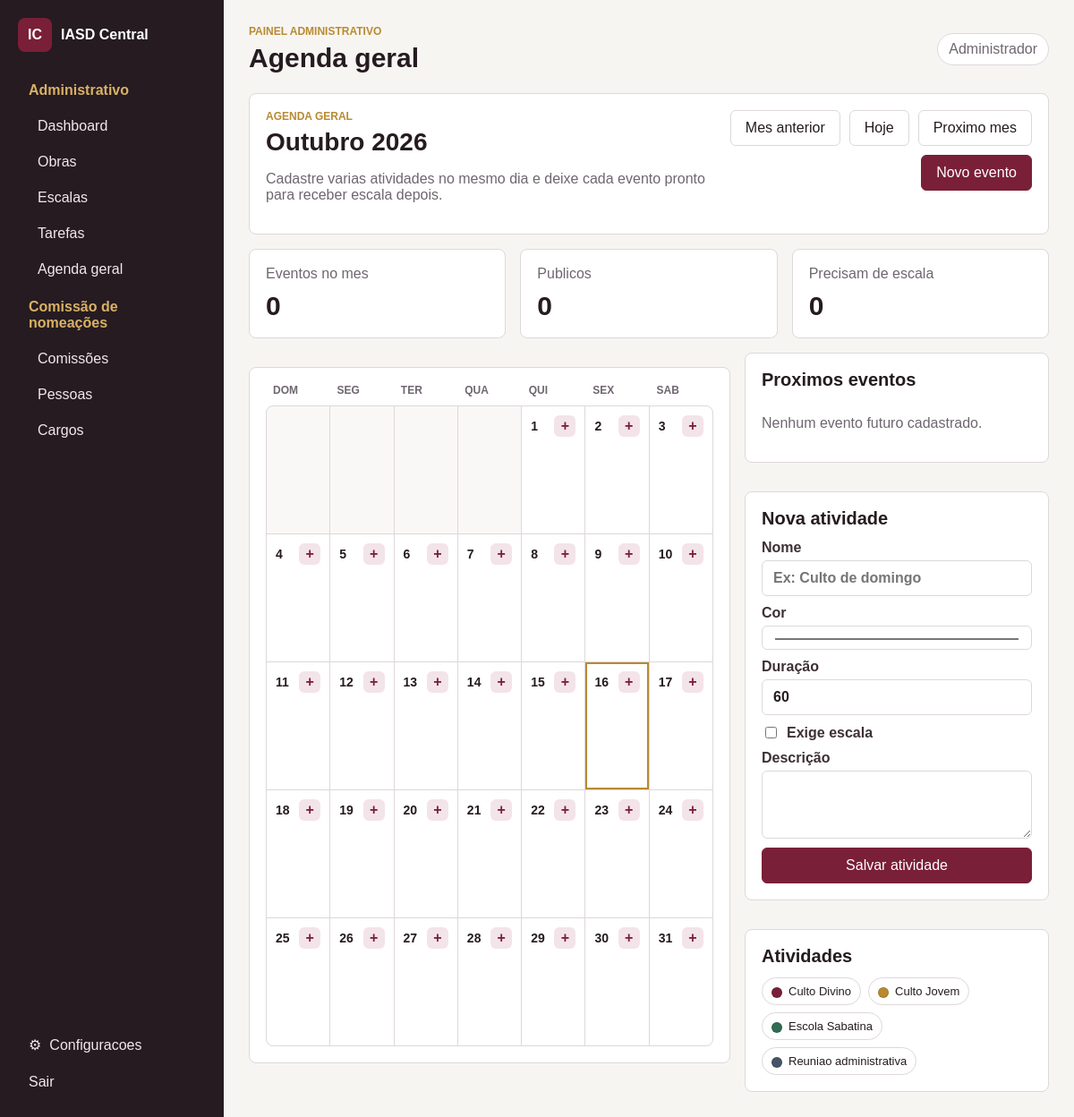
/agenda (signed in), run on the app's committed database.
### tables this page shows
CREATE TABLE IF NOT EXISTS menus (
  id INT(11) UNSIGNED NOT NULL,
  id_menu_pai INT(11) UNSIGNED NULL DEFAULT NULL,
  nome VARCHAR(120) NOT NULL,
  descricao VARCHAR(255) NULL DEFAULT NULL,
  rota VARCHAR(255) NOT NULL DEFAULT '',
  icone VARCHAR(80) NULL DEFAULT NULL,
  ordem INT(11) NOT NULL DEFAULT 0,
  status ENUM('Ativo','Inativo') NOT NULL DEFAULT 'Ativo',
  tipo ENUM('Separador','Tela') NOT NULL DEFAULT 'Tela',
  nivel VARCHAR(40) NULL DEFAULT NULL,
  chave_permissao VARCHAR(80) NULL DEFAULT NULL,
  created_at TIMESTAMP NULL DEFAULT NULL,
  updated_at TIMESTAMP NULL DEFAULT NULL,
  PRIMARY KEY (id),
  KEY menus_id_menu_pai_index (id_menu_pai),
  KEY menus_status_ordem_index (status, ordem),
  CONSTRAINT menus_id_menu_pai_foreign FOREIGN KEY (id_menu_pai) REFERENCES menus(id) ON DELETE SET NULL
);

CREATE TABLE IF NOT EXISTS users (
  id BIGINT UNSIGNED NOT NULL AUTO_INCREMENT,
  name VARCHAR(160) NOT NULL,
  username VARCHAR(80) NOT NULL,
  password VARCHAR(255) NOT NULL,
  status ENUM('Ativo','Inativo') NOT NULL DEFAULT 'Ativo',
  created_at TIMESTAMP NULL DEFAULT NULL,
  updated_at TIMESTAMP NULL DEFAULT NULL,
  PRIMARY KEY (id),
  UNIQUE KEY users_username_unique (username)
);

CREATE TABLE IF NOT EXISTS agenda_atividades (
  id BIGINT UNSIGNED NOT NULL AUTO_INCREMENT,
  nome VARCHAR(140) NOT NULL,
  descricao TEXT NULL,
  cor VARCHAR(7) NOT NULL DEFAULT '#7a1f38',
  duracao_padrao_minutos SMALLINT UNSIGNED NULL DEFAULT NULL,
  exige_escala TINYINT(1) NOT NULL DEFAULT 0,
  status ENUM('Ativa','Inativa') NOT NULL DEFAULT 'Ativa',
  created_by BIGINT UNSIGNED NULL DEFAULT NULL,
  created_at TIMESTAMP NULL DEFAULT NULL,
  updated_at TIMESTAMP NULL DEFAULT NULL,
  PRIMARY KEY (id),
  UNIQUE KEY agenda_atividades_nome_unique (nome),
  KEY agenda_atividades_status_index (status),
  KEY agenda_atividades_created_by_foreign (created_by),
  CONSTRAINT agenda_atividades_created_by_foreign FOREIGN KEY (created_by) REFERENCES users(id) ON DELETE SET NULL
);

### resources/views/layouts/app.php (the view, shortened to what the rows shown need)
<?php
$user = $user ?? null;
$menus = $menus ?? [];
$templateSettings = (new SettingsRepository())->all();
$fontFamilies = ['Arial' => 'Arial, Helvetica, sans-serif', 'Inter' => 'Inter, Arial, sans-serif', 'Georgia' => 'Georgia, serif', 'System' => 'system-ui, sans-serif'];
$templateFont = $fontFamilies[$templateSettings['font_family']] ?? $fontFamilies['Arial'];
?>
<!doctype html>
<html lang="<?= e($templateSettings['language']) ?>">
<head>
    <link rel="stylesheet" href="<?= asset('css/app.css') ?>">
</head>
<body class="admin-body density-<?= e($templateSettings['layout_density']) ?> theme-<?= e($templateSettings['theme_mode']) ?>" style="--brand: <?= e($templateSettings['brand_color']) ?>; --sidebar-bg: <?= e($templateSettings['sidebar_color']) ?>; --sidebar-width: <?= e($templateSettings['sidebar_width']) ?>px; --app-font: <?= e($templateFont) ?>;">
<aside class="sidebar" id="sidebar">
    <a class="brand" href="<?= url($user ? '/dashboard' : '/') ?>"><span>IC</span><strong>IASD Central</strong></a>
    <nav>
        <?php foreach ($menus as $item): ?>
            <?php if (($item['tipo'] ?? '') === 'Tela'): ?>
                <a href="<?= url((string) $item['rota']) ?>"><?= e($item['nome']) ?></a>
            <?php else: ?>
                <div class="nav-group">
                    <span><?= e($item['nome']) ?></span>
                    <?php foreach (($item['children'] ?? []) as $child): ?>
                        <a href="<?= url((string) $child['rota']) ?>"><?= e($child['nome']) ?></a>
                    <?php endforeach; ?>
                </div>
            <?php endif; ?>
        <?php endforeach; ?>
    </nav>
    <div class="sidebar-footer">
        <?php if ($user): ?>
            <a class="settings-link" href="<?= url('/configuracoes') ?>"><span aria-hidden="true">&#9881;</span> Configuracoes</a>
            <form method="post" action="<?= url('/logout') ?>"><?= Csrf::field() ?><button class="link-button">Sair</button></form>
        <?php else: ?>
            <a class="settings-link" href="<?= url('/') ?>">Voltar ao site</a>
        <?php endif; ?>
    </div>
</aside>
<main class="main">
    <header class="topbar">
        <div>
            <span class="eyebrow">Painel administrativo</span>
            <h1><?= e($title ?? 'Painel') ?></h1>
        </div>
        <span class="user-chip"><?= e($user['name'] ?? 'Acesso direto') ?></span>
    </header>
    <?= $content ?>
</main>
</body>
</html>

### resources/views/modules/agenda/index.php (shortened to what the rows shown need)
<?php
$monthTime = strtotime($month . '-01');
$prevMonth = date('Y-m', strtotime('-1 month', $monthTime));
$nextMonth = date('Y-m', strtotime('+1 month', $monthTime));
$monthLabel = strtr(date('F Y', $monthTime), [
    'January' => 'Janeiro', 'February' => 'Fevereiro', 'March' => 'Marco', 'April' => 'Abril',
    'May' => 'Maio', 'June' => 'Junho', 'July' => 'Julho', 'August' => 'Agosto',
    'September' => 'Setembro', 'October' => 'Outubro', 'November' => 'Novembro', 'December' => 'Dezembro',
]);
$weekdays = ['Dom', 'Seg', 'Ter', 'Qua', 'Qui', 'Sex', 'Sab'];
?>
<section class="agenda-toolbar panel no-margin">
    <div>
        <span class="eyebrow">Agenda geral</span>
        <h2><?= e($monthLabel) ?></h2>
        <p class="muted">Cadastre varias atividades no mesmo dia e deixe cada evento pronto para receber escala depois.</p>
    </div>
    <div class="toolbar-actions">
        <a class="button" href="<?= url('/agenda?mes=' . $prevMonth) ?>">Mes anterior</a>
        <a class="button" href="<?= url('/agenda?mes=' . date('Y-m')) ?>">Hoje</a>
        <a class="button" href="<?= url('/agenda?mes=' . $nextMonth) ?>">Proximo mes</a>
        <a class="button primary" href="<?= url('/agenda/create') ?>">Novo evento</a>
    </div>
</section>
<section class="grid cards-3 agenda-summary">
    <article class="card"><span>Eventos no mes</span><strong><?= e($summary['eventos'] ?? 0) ?></strong></article>
    <article class="card"><span>Publicos</span><strong><?= e($summary['publicos'] ?? 0) ?></strong></article>
    <article class="card"><span>Precisam de escala</span><strong><?= e($summary['com_escala'] ?? 0) ?></strong></article>
</section>
<section class="agenda-layout">
    <div class="agenda-calendar panel">
        <div class="calendar-weekdays">
            <?php foreach ($weekdays as $weekday): ?><span><?= e($weekday) ?></span><?php endforeach; ?>
        </div>
        <div class="calendar-grid">
            <?php foreach ($calendar as $day): ?>
                <?php if ($day === null): ?>
                    <div class="calendar-day empty"></div>
                <?php else: ?>
                    <div class="calendar-day <?= $day['date'] === date('Y-m-d') ? 'today' : '' ?>">
                        <div class="day-head">
                            <strong><?= e($day['day']) ?></strong>
                            <a href="<?= url('/agenda/create?data=' . $day['date']) ?>">+</a>
                        </div>
                    </div>
                <?php endif; ?>
            <?php endforeach; ?>
        </div>
    </div>
    <aside class="agenda-side">
        <section class="panel no-margin">
            <h2>Proximos eventos</h2>
            <div class="upcoming-list">
                <?php if ($upcoming === []): ?><p class="muted">Nenhum evento futuro cadastrado.</p><?php endif; ?>
            </div>
        </section>
        <section class="panel">
            <h2>Nova atividade</h2>
            <form method="post" action="<?= url('/agenda/atividades') ?>" class="compact-form">
                <label>Nome <input name="nome" required placeholder="Ex: Culto de domingo"></label>
                <label>Cor <input type="color" name="cor" value="#7a1f38"></label>
                <label>Duração <input type="number" name="duracao_padrao_minutos" min="5" step="5" value="60"></label>
                <label class="checkbox"><input type="checkbox" name="exige_escala" value="1"> Exige escala</label>
                <label>Descrição <textarea name="descricao" rows="3"></textarea></label>
                <button class="button primary">Salvar atividade</button>
            </form>
        </section>
        <section class="panel">
            <h2>Atividades</h2>
            <div class="activity-list">
                <?php foreach ($activities as $activity): ?>
                    <div class="activity-chip"><span class="swatch" style="background: <?= e($activity['cor']) ?>"></span><?= e($activity['nome']) ?></div>
                <?php endforeach; ?>
            </div>
        </section>
    </aside>
</section>

### app/Core/Router.php (shortened to what the rows shown need)
<?php
final class Router
{
    private array $routes = [];
    private function add(string $method, string $path, array $handler): void
    {
        $pattern = preg_replace('/\{([a-zA-Z_][a-zA-Z0-9_]*)}/', '(?P<$1>[0-9]+)', '/' . trim($path, '/'));
        $this->routes[] = [$method, '#^' . $pattern . '$#', $handler];
    }
    public function dispatch(Request $request): void
    {
        foreach ($this->routes as [$method, $pattern, $handler]) {
            if ($method !== $request->method() || !preg_match($pattern, $request->path(), $matches)) {
                continue;
            }
            $params = array_filter($matches, 'is_string', ARRAY_FILTER_USE_KEY);
            [$class, $action] = $handler;
            (new $class())->$action($request, ...array_values($params));
            return;
        }
    }
}

### data on the page
menus: nome "Administrativo"
menus: nome "Dashboard"
menus: nome "Obras"
menus: nome "Escalas"
menus: nome "Tarefas"
menus: nome "Agenda geral"
menus: nome "Comissão de nomeações"
menus: nome "Comissões"
menus: nome "Pessoas"
menus: nome "Cargos"
users: name "Administrador"
agenda_atividades: nome "Culto Divino"
agenda_atividades: nome "Culto Jovem"
agenda_atividades: nome "Escola Sabatina"
agenda_atividades: nome "Reuniao administrativa"

### other printed values
$weekday "DOM"
$weekday "SEG"
$weekday "TER"
$weekday "QUA"
$weekday "QUI"
$weekday "SEX"
$weekday "SAB"
$day['day'] "1"
$day['day'] "2"
$day['day'] "3"
$day['day'] "4"
$day['day'] "5"
$day['day'] "6"
$day['day'] "7"
$day['day'] "8"
